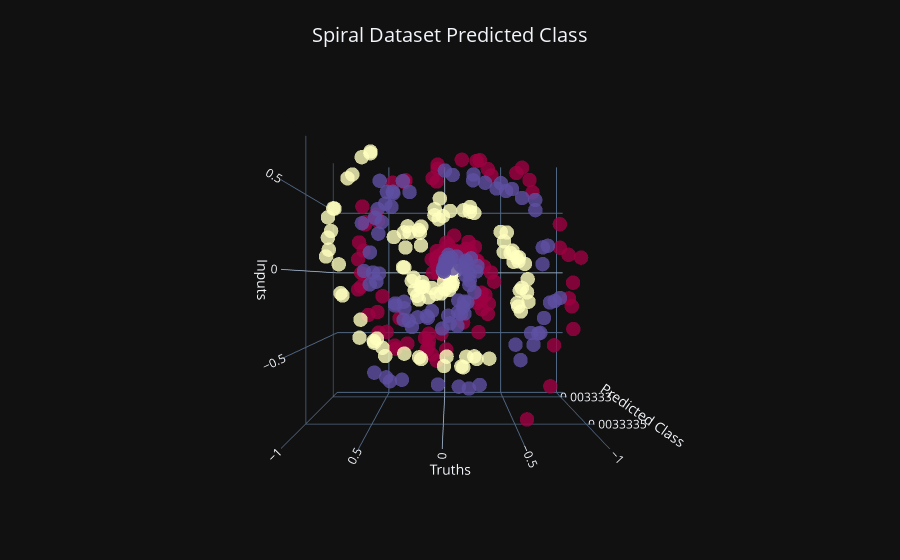

The notebook cell saved with this chart:
### Code cell
# Graph the predictions
import plotly.graph_objects as go
from plotly.subplots import make_subplots
# Graph the X inputs and y labels
fig = go.Figure()

# Reshape the arrays
X = X.reshape(-1, 2)
y = y.reshape(-1)
z = predictions.reshape(-1)
print(f"X: {X.shape}")
print(f"y: {y.shape}")
print(f"z: {z.shape}")

# Graph the dataset with the predictions
fig.add_trace(
    go.Scatter3d(
        name='Dataset',
        x=X[:,0], 
        y=X[:,1], 
        z=z, 
        mode='markers', 
        marker=dict(
            size=5, 
            color=y, 
            opacity=0.8, 
            colorscale='spectral'
        )
    )
)

# TODO: Set the camera view (orientation)
# 1. Low Angle Side View (Looking Up at the Plot):
# This view gives the impression of looking up at the plot from a low angle.
# camera = dict(eye=dict(x=1.5, y=0.5, z=0.5))

# 2. High Angle Front View (Looking Down on the Plot):
# This view looks down at the plot from a high angle, emphasizing the z-axis.
# camera = dict(eye=dict(x=0.5, y=0.5, z=2.5))

# 3. Rotated Top-Down View:
# This view looks down from above but rotated along the y-axis, 
# giving a skewed top-down perspective.
# camera = dict(eye=dict(x=2.0, y=2.0, z=1.0))

# 4. Top-down view (looking down the z-axis):
camera = dict(eye=dict(x=0., y=0., z=2.5))

# 5. Side view (looking along the x-axis):
# camera = dict(eye=dict(x=2.5, y=0., z=0.))

# 6. Diagonal view (default perspective):
# camera = dict(eye=dict(x=1.5, y=1.5, z=1.5))

# 7. # Higher values to zoom out: 
# Zoom out by increasing the distance of the camera (increase x, y, z values)
# camera = dict(eye=dict(x=3.0, y=3.0, z=3.0))

# Adjust the camera view
fig.update_layout(scene_camera=camera)

# Set plot title and labels
fig.update_layout(
    title={
        'text': 'Spiral Dataset Predicted Class',
        'y': 0.95,
        'x': 0.5,
        'xanchor': 'center',
        'yanchor': 'top',
        'font': {
            'size': 20  # Adjust the size as needed
        }
    },
    margin=dict(l=0, r=0, t=0, b=0),
    scene=dict(
        xaxis_title='Inputs', 
        yaxis_title='Truths', 
        zaxis_title='Predicted Class'),
    
)

# Save plot to file
fig.write_image('../assets/images/spiral_dataset_predicted_class.png')
fig.write_image('../assets/images/spiral_dataset_predicted_class.svg')

# Display the plot
fig.show()

### Figure 1 — Plotly figure (JSON) as saved in the notebook; plotly's stock layout.template omitted (floating-point values rounded to 4 significant figures; data arrays with more than 128 entries replaced by an {"elided": "..."} marker saying what was removed)
{"data": [{"marker": {"color": {"elided": "300 int values"}, "colorscale": [[0.0, "rgb(158,1,66)"], [0.1, "rgb(213,62,79)"], [0.2, "rgb(244,109,67)"], [0.3, "rgb(253,174,97)"], [0.4, "rgb(254,224,139)"], [0.5, "rgb(255,255,191)"], [0.6, "rgb(230,245,152)"], [0.7, "rgb(171,221,164)"], [0.8, "rgb(102,194,165)"], [0.9, "rgb(50,136,189)"], [1.0, "rgb(94,79,162)"]], "opacity": 0.8, "size": 5}, "mode": "markers", "name": "Dataset", "x": {"elided": "300 float values"}, "y": {"elided": "300 float values"}, "z": {"elided": "300 float values"}, "type": "scatter3d"}], "layout": {"scene": {"camera": {"eye": {"x": 0.0, "y": 0.0, "z": 2.5}}, "xaxis": {"title": {"text": "Inputs"}}, "yaxis": {"title": {"text": "Truths"}}, "zaxis": {"title": {"text": "Predicted Class"}}}, "title": {"font": {"size": 20}, "text": "Spiral Dataset Predicted Class", "y": 0.95, "x": 0.5, "xanchor": "center", "yanchor": "top"}, "margin": {"l": 0, "r": 0, "t": 0, "b": 0}}}
